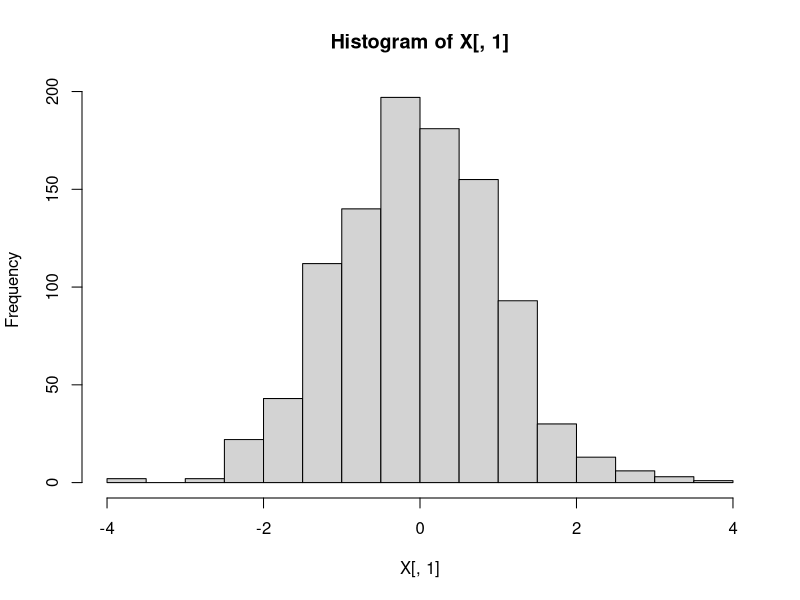
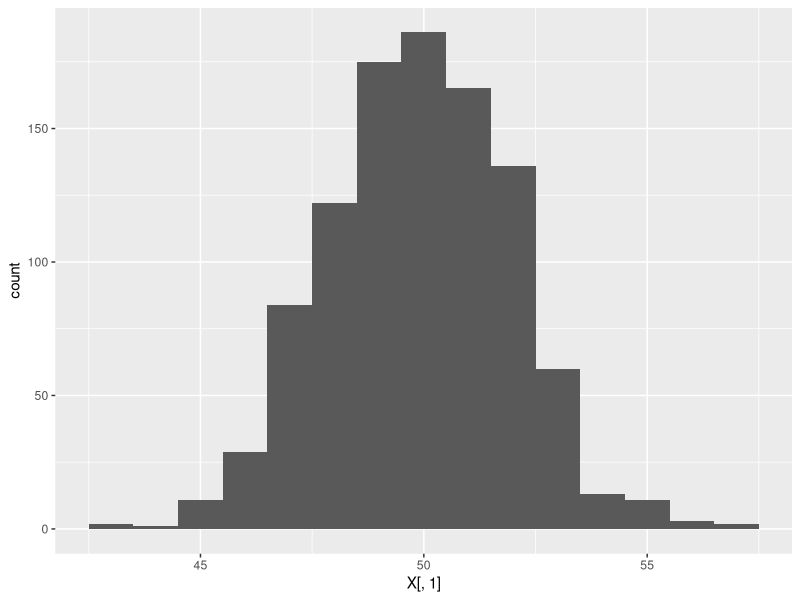
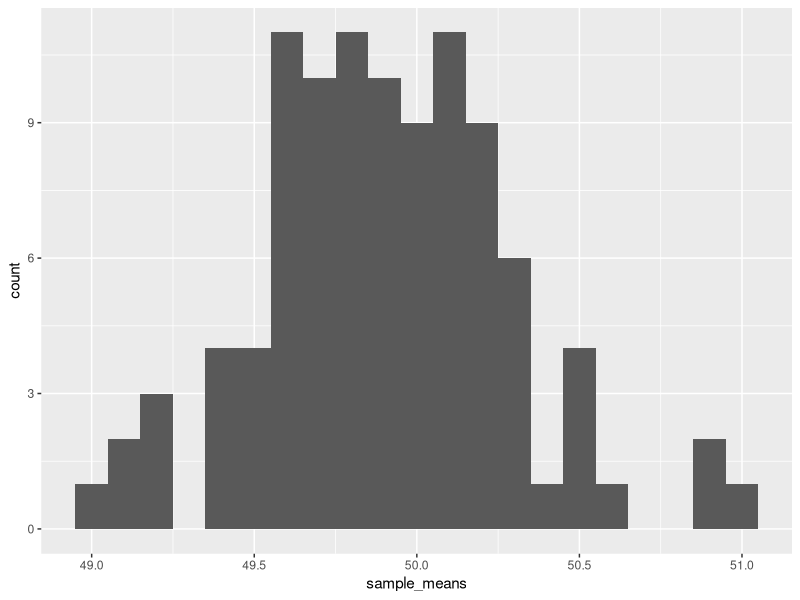
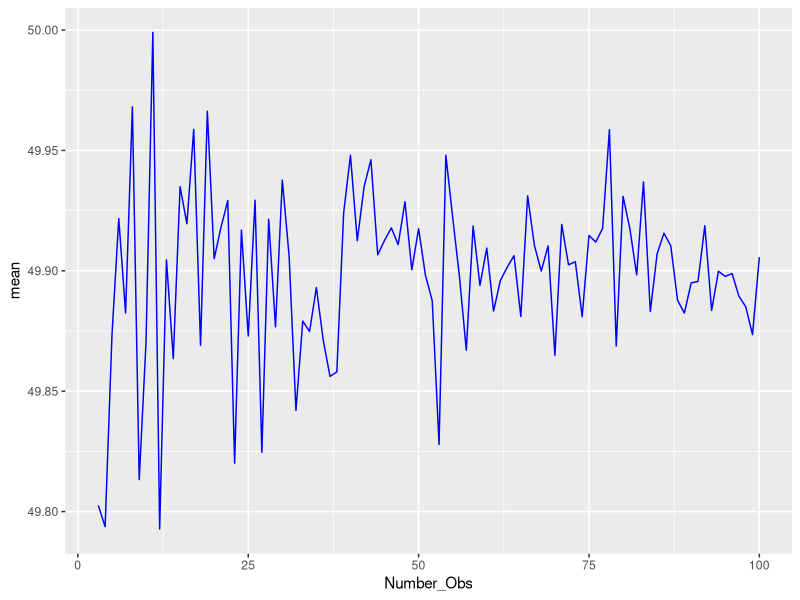
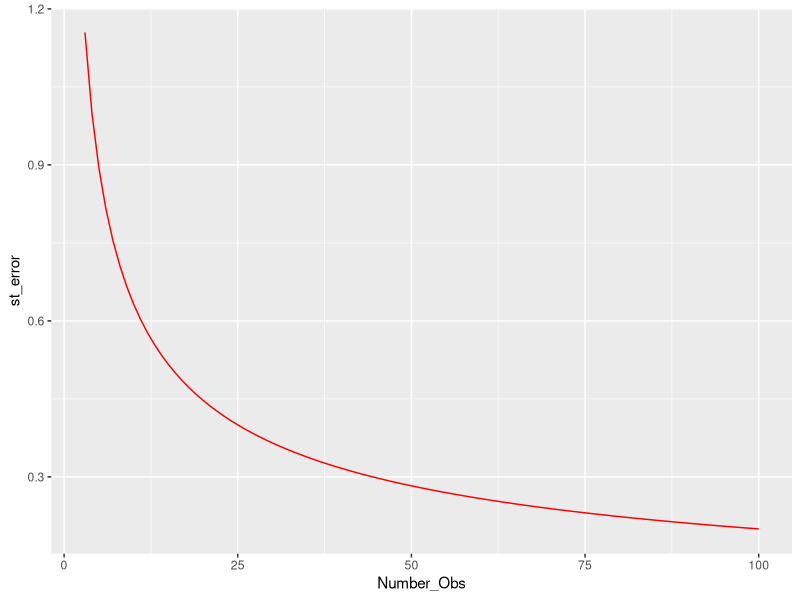

Write R code to recreate these figures, in order. (Note: a time limit stopped this script after it produced the figures.)
## ---- chunk 1
knitr::opts_chunk$set(echo = TRUE)
## ---- chunk 2

library(dplyr)
library(plyr)
library(tidyr)
library(ggplot2)
library(reshape2)


#setwd("C:/Users/jlariv/OneDrive/Econ 404/")
#mydata <- read.csv("oj.csv")
#colnames(mydata)[1-17]
X <- NULL
# Create a variable n which is the number of observations we'll look at.  
n = 1000

#The variable p will be the width of that variable.  
p = 2

#rnorm generates a random draw from a standard normal distribution.
X = matrix(rnorm(n*p), n, p)

# This lets us look at the data
head(X)
# Histogram of the first column.  We can see that it looks like a bell curve
hist(X[,1])

#NOTE: if you wanted to draw from something with a non-zero mean and more interesting variance that's: rnorm(n*p)*st_dev + mu
st_dev <- 2
mu <- 50

X[,1] <- X[,1]*st_dev + mu
X <-data.frame(X)
ggplot(X,aes(X[,1])) + geom_histogram(binwidth=1)
# Base R version: hist(X[,1])

# So Jacob made this data up.  We know that the mean is 50.  There is a really nice function in R called "sample" which lets us take a random sub sample of our data say I'd like to take a sample of 25 observations 
obs = 25
total_samps = 100
#sample_means = matrix(0, total_samps, 1)
sample_means = rep(0,total_samps)

for (i in 1:total_samps) {
subsample <- c(sample(X[,1], obs))
sample_means[i] = mean(subsample)
}

sample_means <-data.frame(sample_means)
ggplot(sample_means,aes(sample_means)) + geom_histogram(binwidth=.1)
st_err <- st_dev/(obs^.5)

#hist(sample_means)
summary(sample_means)

#Create a vector which increments up from an initial value to 100 by one
obs_0 = 3
obs_max = 100
obs_vec <- seq(obs_0, obs_max, 1)
obs_count <- length(obs_vec)

#Create dataframe to store our observations
sim_power = matrix(0, obs_count, 3)
sim_power[,1]<-obs_vec
sim_power <- data.frame(sim_power)
colnames(sim_power) <- c("Number_Obs","mean","st_error")
#Reset sample_means
sample_means <- NULL
sample_means = rep(0,total_samps)

for (j in 1:obs_count) {
  for (i in 1:total_samps) {
  subsample <- c(sample(X[,1], sim_power[j,1]))
  sample_means[i] = mean(subsample)
  }
  sim_power[j,2] <- mean(sample_means)
  sim_power[j,3] <- st_dev/(sim_power[j,1]^.5)
}


ggplot(sim_power, aes(Number_Obs)) + geom_line(aes(y=mean),colour = "blue") 
ggplot(sim_power, aes(Number_Obs)) + geom_line(aes(y=st_error),colour = "red")


# Question: Take a normal distribution with mu = 10 and variance of 9 (e.g., standard deviation of 3).  Simulate a population of 10,000.  What is the sample size needed to make the standard error of the sample mean sufficiently small so that no more than 5% of the sample means are less 9?

n = 10000
p = 1
ans = rep(0, 500)

for (iter in 1:500) {
  X = matrix(rnorm(n*p), n, p)  
  
  st_dev <- 3
  mu <- 10
  
  X[,1] <- X[,1]*st_dev + mu
  X <-data.frame(X)
  ggplot(X,aes(X)) + geom_histogram(binwidth=1)  
  
  obs_0 = 3
  obs_max = 100
  obs_vec <- seq(obs_0, obs_max, 1)
  obs_count <- length(obs_vec)
  
  #Create dataframe to store our observations
  sim_power <- NULL
  sim_power = matrix(0, obs_count, 2)
  sim_power[,1]<-obs_vec
  sim_power <- data.frame(sim_power)
  colnames(sim_power) <- c("sample_size","fifth_percentile")
  #Reset sample_means
  sample_means <- NULL
  sample_means = rep(0,total_samps)
  
  for (j in 1:obs_count) {
    for (i in 1:total_samps) {
    subsample <- c(sample(X[,1], sim_power[j,1]))
    sample_means[i] = mean(subsample)
    }
    sim_power[j,2] <- quantile(sample_means, 0.05)
  }
  
  temp <- sim_power %>%
    filter(fifth_percentile>=9) %>%
    summarise(min(sample_size))
  
  ans[iter] <- temp[1,1]
}

ans <-data.frame(ans)

ans %>%
  summarise(mean=mean(ans))
